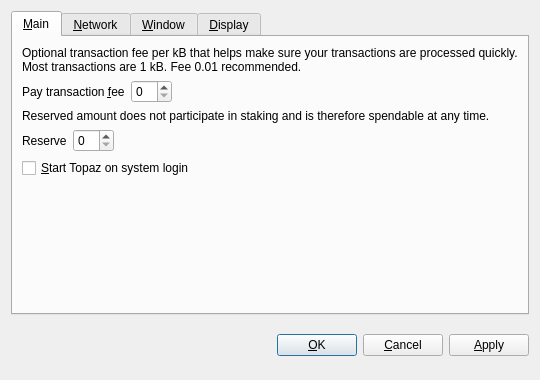
<?xml version="1.0" encoding="UTF-8"?>
<ui version="4.0">
 <class>OptionsDialog</class>
 <widget class="QDialog" name="OptionsDialog">
  <property name="geometry">
   <rect>
    <x>0</x>
    <y>0</y>
    <width>540</width>
    <height>380</height>
   </rect>
  </property>
  <property name="windowTitle">
   <string>Options</string>
  </property>
  <property name="modal">
   <bool>true</bool>
  </property>
  <layout class="QVBoxLayout" name="verticalLayout">
   <item>
    <widget class="QTabWidget" name="tabWidget">
     <property name="tabPosition">
      <enum>QTabWidget::North</enum>
     </property>
     <property name="currentIndex">
      <number>0</number>
     </property>
     <widget class="QWidget" name="tabMain">
      <attribute name="title">
       <string>&amp;Main</string>
      </attribute>
      <layout class="QVBoxLayout" name="verticalLayout_Main">
       <item>
        <widget class="QLabel" name="transactionFeeInfoLabel">
         <property name="text">
          <string>Optional transaction fee per kB that helps make sure your transactions are processed quickly. Most transactions are 1 kB. Fee 0.01 recommended.</string>
         </property>
         <property name="textFormat">
          <enum>Qt::PlainText</enum>
         </property>
         <property name="wordWrap">
          <bool>true</bool>
         </property>
        </widget>
       </item>
       <item>
        <layout class="QHBoxLayout" name="horizontalLayoutFee">
         <item>
          <widget class="QLabel" name="transactionFeeLabel">
           <property name="text">
            <string>Pay transaction &amp;fee</string>
           </property>
           <property name="textFormat">
            <enum>Qt::PlainText</enum>
           </property>
           <property name="buddy">
            <cstring>transactionFee</cstring>
           </property>
          </widget>
         </item>
         <item>
          <widget class="BitcoinAmountField" name="transactionFee"/>
         </item>
         <item>
          <spacer name="horizontalSpacerFee">
           <property name="orientation">
            <enum>Qt::Horizontal</enum>
           </property>
           <property name="sizeHint" stdset="0">
            <size>
             <width>40</width>
             <height>20</height>
            </size>
           </property>
          </spacer>
         </item>
        </layout>
       </item>
       <item>
        <widget class="QLabel" name="reserveBalanceInfoLabel">
         <property name="text">
          <string>Reserved amount does not participate in staking and is therefore spendable at any time.</string>
         </property>
         <property name="textFormat">
          <enum>Qt::PlainText</enum>
         </property>
         <property name="wordWrap">
          <bool>true</bool>
         </property>
        </widget>
       </item>
       <item>
        <layout class="QHBoxLayout" name="horizontalLayoutReserveBalance">
         <item>
          <widget class="QLabel" name="reserveBalanceLabel">
           <property name="text">
            <string>Reserve</string>
           </property>
           <property name="textFormat">
            <enum>Qt::PlainText</enum>
           </property>
           <property name="buddy">
            <cstring>reserveBalance</cstring>
           </property>
          </widget>
         </item>
         <item>
          <widget class="BitcoinAmountField" name="reserveBalance"/>
         </item>
         <item>
          <spacer name="horizontalSpacerReserveBalance">
           <property name="orientation">
            <enum>Qt::Horizontal</enum>
           </property>
           <property name="sizeHint" stdset="0">
            <size>
             <width>40</width>
             <height>20</height>
            </size>
           </property>
          </spacer>
         </item>
        </layout>
       </item>
       <item>
        <widget class="QCheckBox" name="bitcoinAtStartup">
         <property name="toolTip">
          <string>Automatically start Topaz after logging in to the system.</string>
         </property>
         <property name="text">
          <string>&amp;Start Topaz on system login</string>
         </property>
        </widget>
       </item>
       <item>
        <spacer name="verticalSpacer_Main">
         <property name="orientation">
          <enum>Qt::Vertical</enum>
         </property>
         <property name="sizeHint" stdset="0">
          <size>
           <width>20</width>
           <height>40</height>
          </size>
         </property>
        </spacer>
       </item>
      </layout>
     </widget>
     <widget class="QWidget" name="tabNetwork">
      <attribute name="title">
       <string>&amp;Network</string>
      </attribute>
      <layout class="QVBoxLayout" name="verticalLayout_Network">
       <item>
        <widget class="QCheckBox" name="mapPortUpnp">
         <property name="toolTip">
          <string>Automatically open the Topaz client port on the router. This only works when your router supports UPnP and it is enabled.</string>
         </property>
         <property name="text">
          <string>Map port using &amp;UPnP</string>
         </property>
        </widget>
       </item>
       <item>
        <widget class="QCheckBox" name="connectSocks">
         <property name="toolTip">
          <string>Connect to the Topaz network through a SOCKS5 proxy (e.g. when connecting through Tor).</string>
         </property>
         <property name="text">
          <string>&amp;Connect through SOCKS5 proxy:</string>
         </property>
        </widget>
       </item>
       <item>
        <layout class="QHBoxLayout" name="horizontalLayout_Network">
         <item>
          <widget class="QLabel" name="proxyIpLabel">
           <property name="text">
            <string>Proxy &amp;IP:</string>
           </property>
           <property name="textFormat">
            <enum>Qt::PlainText</enum>
           </property>
           <property name="buddy">
            <cstring>proxyIp</cstring>
           </property>
          </widget>
         </item>
         <item>
          <widget class="QValidatedLineEdit" name="proxyIp">
           <property name="maximumSize">
            <size>
             <width>140</width>
             <height>16777215</height>
            </size>
           </property>
           <property name="toolTip">
            <string>IP address of the proxy (e.g. 127.0.0.1)</string>
           </property>
          </widget>
         </item>
         <item>
          <widget class="QLabel" name="proxyPortLabel">
           <property name="text">
            <string>&amp;Port:</string>
           </property>
           <property name="textFormat">
            <enum>Qt::PlainText</enum>
           </property>
           <property name="buddy">
            <cstring>proxyPort</cstring>
           </property>
          </widget>
         </item>
         <item>
          <widget class="QLineEdit" name="proxyPort">
           <property name="maximumSize">
            <size>
             <width>55</width>
             <height>16777215</height>
            </size>
           </property>
           <property name="toolTip">
            <string>Port of the proxy (e.g. 9050)</string>
           </property>
          </widget>
         </item>
         <item>
          <spacer name="horizontalSpacer_Network">
           <property name="orientation">
            <enum>Qt::Horizontal</enum>
           </property>
           <property name="sizeHint" stdset="0">
            <size>
             <width>40</width>
             <height>20</height>
            </size>
           </property>
          </spacer>
         </item>
        </layout>
       </item>
       <item>
        <spacer name="verticalSpacer_Network">
         <property name="orientation">
          <enum>Qt::Vertical</enum>
         </property>
         <property name="sizeHint" stdset="0">
          <size>
           <width>20</width>
           <height>40</height>
          </size>
         </property>
        </spacer>
       </item>
      </layout>
     </widget>
     <widget class="QWidget" name="tabWindow">
      <attribute name="title">
       <string>&amp;Window</string>
      </attribute>
      <layout class="QVBoxLayout" name="verticalLayout_Window">
       <item>
        <widget class="QCheckBox" name="minimizeToTray">
         <property name="toolTip">
          <string>Show only a tray icon after minimizing the window.</string>
         </property>
         <property name="text">
          <string>&amp;Minimize to the tray instead of the taskbar</string>
         </property>
        </widget>
       </item>
       <item>
        <widget class="QCheckBox" name="minimizeOnClose">
         <property name="toolTip">
          <string>Minimize instead of exit the application when the window is closed. When this option is enabled, the application will be closed only after selecting Quit in the menu.</string>
         </property>
         <property name="text">
          <string>M&amp;inimize on close</string>
         </property>
        </widget>
       </item>
       <item>
        <spacer name="verticalSpacer_Window">
         <property name="orientation">
          <enum>Qt::Vertical</enum>
         </property>
         <property name="sizeHint" stdset="0">
          <size>
           <width>20</width>
           <height>40</height>
          </size>
         </property>
        </spacer>
       </item>
      </layout>
     </widget>
     <widget class="QWidget" name="tabDisplay">
      <attribute name="title">
       <string>&amp;Display</string>
      </attribute>
      <layout class="QVBoxLayout" name="verticalLayout_Display">
       <item>
        <layout class="QHBoxLayout" name="horizontalLayout_1_Display">
         <item>
          <widget class="QLabel" name="langLabel">
           <property name="text">
            <string>User Interface &amp;language:</string>
           </property>
           <property name="textFormat">
            <enum>Qt::PlainText</enum>
           </property>
           <property name="buddy">
            <cstring>lang</cstring>
           </property>
          </widget>
         </item>
         <item>
          <widget class="QValueComboBox" name="lang">
           <property name="toolTip">
            <string>The user interface language can be set here. This setting will take effect after restarting Topaz.</string>
           </property>
          </widget>
         </item>
        </layout>
       </item>
       <item>
        <layout class="QHBoxLayout" name="horizontalLayout_2_Display">
         <item>
          <widget class="QLabel" name="unitLabel">
           <property name="text">
            <string>&amp;Unit to show amounts in:</string>
           </property>
           <property name="textFormat">
            <enum>Qt::PlainText</enum>
           </property>
           <property name="buddy">
            <cstring>unit</cstring>
           </property>
          </widget>
         </item>
         <item>
          <widget class="QValueComboBox" name="unit">
           <property name="toolTip">
            <string>Choose the default subdivision unit to show in the interface and when sending coins.</string>
           </property>
          </widget>
         </item>
        </layout>
       </item>
       <item>
        <widget class="QCheckBox" name="coinControlFeatures">
         <property name="toolTip">
          <string>Whether to show coin control features or not.</string>
         </property>
         <property name="text">
          <string>Display coin &amp;control features (experts only!)</string>
         </property>
        </widget>
       </item>
       <item>
        <widget class="QCheckBox" name="useBlackTheme">
         <property name="text">
          <string>Use black visual theme (requires restart)</string>
         </property>
        </widget>
       </item>
       <item>
        <spacer name="verticalSpacer_Display">
         <property name="orientation">
          <enum>Qt::Vertical</enum>
         </property>
         <property name="sizeHint" stdset="0">
          <size>
           <width>20</width>
           <height>40</height>
          </size>
         </property>
        </spacer>
       </item>
      </layout>
     </widget>
    </widget>
   </item>
   <item>
    <layout class="QHBoxLayout" name="horizontalLayout_Buttons">
     <item>
      <spacer name="horizontalSpacer_1">
       <property name="orientation">
        <enum>Qt::Horizontal</enum>
       </property>
       <property name="sizeHint" stdset="0">
        <size>
         <width>40</width>
         <height>48</height>
        </size>
       </property>
      </spacer>
     </item>
     <item>
      <widget class="QLabel" name="statusLabel">
       <property name="font">
        <font>
         <weight>75</weight>
         <bold>true</bold>
        </font>
       </property>
       <property name="text">
        <string/>
       </property>
       <property name="textFormat">
        <enum>Qt::PlainText</enum>
       </property>
       <property name="wordWrap">
        <bool>true</bool>
       </property>
      </widget>
     </item>
     <item>
      <spacer name="horizontalSpacer_2">
       <property name="orientation">
        <enum>Qt::Horizontal</enum>
       </property>
       <property name="sizeHint" stdset="0">
        <size>
         <width>40</width>
         <height>48</height>
        </size>
       </property>
      </spacer>
     </item>
     <item>
      <widget class="QPushButton" name="okButton">
       <property name="text">
        <string>&amp;OK</string>
       </property>
      </widget>
     </item>
     <item>
      <widget class="QPushButton" name="cancelButton">
       <property name="text">
        <string>&amp;Cancel</string>
       </property>
       <property name="autoDefault">
        <bool>false</bool>
       </property>
      </widget>
     </item>
     <item>
      <widget class="QPushButton" name="applyButton">
       <property name="text">
        <string>&amp;Apply</string>
       </property>
       <property name="autoDefault">
        <bool>false</bool>
       </property>
      </widget>
     </item>
    </layout>
   </item>
  </layout>
 </widget>
 <customwidgets>
  <customwidget>
   <class>BitcoinAmountField</class>
   <extends>QSpinBox</extends>
   <header>bitcoinamountfield.h</header>
  </customwidget>
  <customwidget>
   <class>QValueComboBox</class>
   <extends>QComboBox</extends>
   <header>qvaluecombobox.h</header>
  </customwidget>
  <customwidget>
   <class>QValidatedLineEdit</class>
   <extends>QLineEdit</extends>
   <header>qvalidatedlineedit.h</header>
  </customwidget>
 </customwidgets>
 <resources/>
 <connections/>
</ui>
